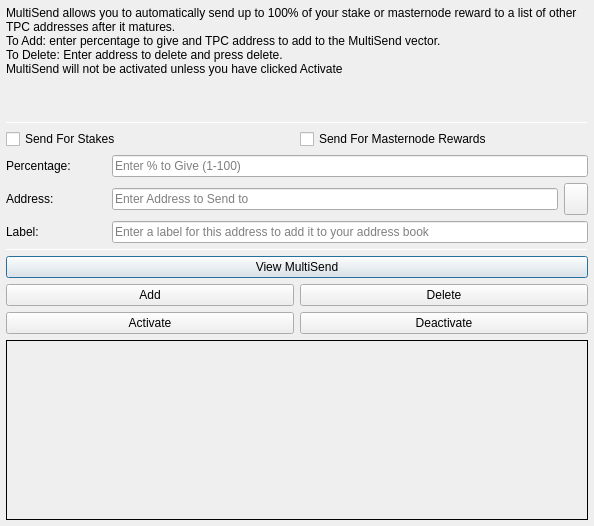
<?xml version="1.0" encoding="UTF-8"?>
<ui version="4.0">
 <class>MultiSendDialog</class>
 <widget class="QDialog" name="MultiSendDialog">
  <property name="windowModality">
   <enum>Qt::NonModal</enum>
  </property>
  <property name="geometry">
   <rect>
    <x>0</x>
    <y>0</y>
    <width>594</width>
    <height>526</height>
   </rect>
  </property>
  <property name="windowTitle">
   <string>MultiSend</string>
  </property>
  <layout class="QVBoxLayout" name="verticalLayout" stretch="0">
   <property name="leftMargin">
    <number>6</number>
   </property>
   <property name="topMargin">
    <number>6</number>
   </property>
   <property name="rightMargin">
    <number>6</number>
   </property>
   <property name="bottomMargin">
    <number>6</number>
   </property>
   <item>
    <layout class="QVBoxLayout" name="verticalLayout_Main" stretch="1,1,1,0,1,1,1">
     <item>
      <widget class="QLabel" name="label_2">
       <property name="lineWidth">
        <number>1</number>
       </property>
       <property name="text">
        <string>MultiSend allows you to automatically send up to 100% of your stake or masternode reward to a list of other TPC addresses after it matures.
To Add: enter percentage to give and TPC address to add to the MultiSend vector.
To Delete: Enter address to delete and press delete.
MultiSend will not be activated unless you have clicked Activate</string>
       </property>
       <property name="alignment">
        <set>Qt::AlignLeading|Qt::AlignLeft|Qt::AlignTop</set>
       </property>
       <property name="wordWrap">
        <bool>true</bool>
       </property>
      </widget>
     </item>
     <item>
      <widget class="Line" name="line">
       <property name="minimumSize">
        <size>
         <width>0</width>
         <height>1</height>
        </size>
       </property>
       <property name="maximumSize">
        <size>
         <width>16777215</width>
         <height>1</height>
        </size>
       </property>
       <property name="orientation">
        <enum>Qt::Horizontal</enum>
       </property>
      </widget>
     </item>
     <item>
      <layout class="QVBoxLayout" name="verticalLayout_Settings">
       <item>
        <layout class="QHBoxLayout" name="horizontalLayout">
         <item>
          <widget class="QCheckBox" name="multiSendStakeCheckBox">
           <property name="text">
            <string>Send For Stakes</string>
           </property>
          </widget>
         </item>
         <item>
          <widget class="QCheckBox" name="multiSendMasternodeCheckBox">
           <property name="text">
            <string>Send For Masternode Rewards</string>
           </property>
          </widget>
         </item>
        </layout>
       </item>
       <item>
        <layout class="QHBoxLayout" name="horizontalLayout_6">
         <item>
          <widget class="QLabel" name="label">
           <property name="minimumSize">
            <size>
             <width>100</width>
             <height>0</height>
            </size>
           </property>
           <property name="toolTip">
            <string>Percentage of stake to send</string>
           </property>
           <property name="text">
            <string>Percentage:</string>
           </property>
          </widget>
         </item>
         <item>
          <widget class="QLineEdit" name="multiSendPercentEdit">
           <property name="toolTip">
            <string>Enter whole numbers 1 - 100</string>
           </property>
           <property name="placeholderText">
            <string>Enter % to Give (1-100)</string>
           </property>
          </widget>
         </item>
        </layout>
       </item>
       <item>
        <layout class="QHBoxLayout" name="horizontalLayout_7">
         <item>
          <widget class="QLabel" name="label_5">
           <property name="minimumSize">
            <size>
             <width>100</width>
             <height>0</height>
            </size>
           </property>
           <property name="toolTip">
            <string>Address to send portion of stake to</string>
           </property>
           <property name="text">
            <string>Address:</string>
           </property>
          </widget>
         </item>
         <item>
          <widget class="QLineEdit" name="multiSendAddressEdit">
           <property name="toolTip">
            <string/>
           </property>
           <property name="placeholderText">
            <string>Enter Address to Send to</string>
           </property>
          </widget>
         </item>
         <item>
          <widget class="QToolButton" name="addressBookButton">
           <property name="maximumSize">
            <size>
             <width>16777215</width>
             <height>32</height>
            </size>
           </property>
           <property name="toolTip">
            <string>Choose an address from the address book</string>
           </property>
           <property name="text">
            <string/>
           </property>
           <property name="icon">
            <iconset resource="../tpc.qrc">
             <normaloff>:/icons/address-book</normaloff>:/icons/address-book</iconset>
           </property>
           <property name="shortcut">
            <string>Alt+A</string>
           </property>
          </widget>
         </item>
        </layout>
       </item>
      </layout>
     </item>
     <item>
      <layout class="QHBoxLayout" name="horizontalLayout_3">
       <item>
        <widget class="QLabel" name="label_3">
         <property name="minimumSize">
          <size>
           <width>100</width>
           <height>0</height>
          </size>
         </property>
         <property name="text">
          <string>Label:</string>
         </property>
        </widget>
       </item>
       <item>
        <widget class="QLineEdit" name="labelAddressLabelEdit">
         <property name="placeholderText">
          <string>Enter a label for this address to add it to your address book</string>
         </property>
        </widget>
       </item>
      </layout>
     </item>
     <item>
      <widget class="Line" name="line_2">
       <property name="minimumSize">
        <size>
         <width>0</width>
         <height>1</height>
        </size>
       </property>
       <property name="maximumSize">
        <size>
         <width>16777215</width>
         <height>1</height>
        </size>
       </property>
       <property name="orientation">
        <enum>Qt::Horizontal</enum>
       </property>
      </widget>
     </item>
     <item>
      <layout class="QVBoxLayout" name="verticalLayout_Buttons">
       <item>
        <layout class="QHBoxLayout" name="horizontalLayout_4">
         <item>
          <widget class="QPushButton" name="viewButton">
           <property name="toolTip">
            <string/>
           </property>
           <property name="statusTip">
            <string>View MultiSend Vector</string>
           </property>
           <property name="text">
            <string>View MultiSend</string>
           </property>
          </widget>
         </item>
        </layout>
       </item>
       <item>
        <layout class="QHBoxLayout" name="horizontalLayout_2">
         <item>
          <widget class="QPushButton" name="addButton">
           <property name="toolTip">
            <string/>
           </property>
           <property name="statusTip">
            <string>Add to MultiSend Vector</string>
           </property>
           <property name="text">
            <string>Add</string>
           </property>
          </widget>
         </item>
         <item>
          <widget class="QPushButton" name="deleteButton">
           <property name="toolTip">
            <string/>
           </property>
           <property name="statusTip">
            <string>Delete Address From MultiSend Vector</string>
           </property>
           <property name="text">
            <string>Delete</string>
           </property>
          </widget>
         </item>
        </layout>
       </item>
       <item>
        <layout class="QHBoxLayout" name="horizontalLayout_5">
         <item>
          <widget class="QPushButton" name="activateButton">
           <property name="statusTip">
            <string>Activate MultiSend</string>
           </property>
           <property name="text">
            <string>Activate</string>
           </property>
          </widget>
         </item>
         <item>
          <widget class="QPushButton" name="disableButton">
           <property name="statusTip">
            <string>Deactivate MultiSend</string>
           </property>
           <property name="text">
            <string>Deactivate</string>
           </property>
          </widget>
         </item>
        </layout>
       </item>
      </layout>
     </item>
     <item>
      <widget class="QLabel" name="message">
       <property name="minimumSize">
        <size>
         <width>0</width>
         <height>180</height>
        </size>
       </property>
       <property name="frameShape">
        <enum>QFrame::Panel</enum>
       </property>
       <property name="frameShadow">
        <enum>QFrame::Plain</enum>
       </property>
       <property name="lineWidth">
        <number>1</number>
       </property>
       <property name="midLineWidth">
        <number>1</number>
       </property>
       <property name="text">
        <string/>
       </property>
       <property name="alignment">
        <set>Qt::AlignLeading|Qt::AlignLeft|Qt::AlignTop</set>
       </property>
       <property name="wordWrap">
        <bool>true</bool>
       </property>
      </widget>
     </item>
    </layout>
   </item>
  </layout>
 </widget>
 <resources>
  <include location="../tpc.qrc"/>
 </resources>
 <connections/>
</ui>
